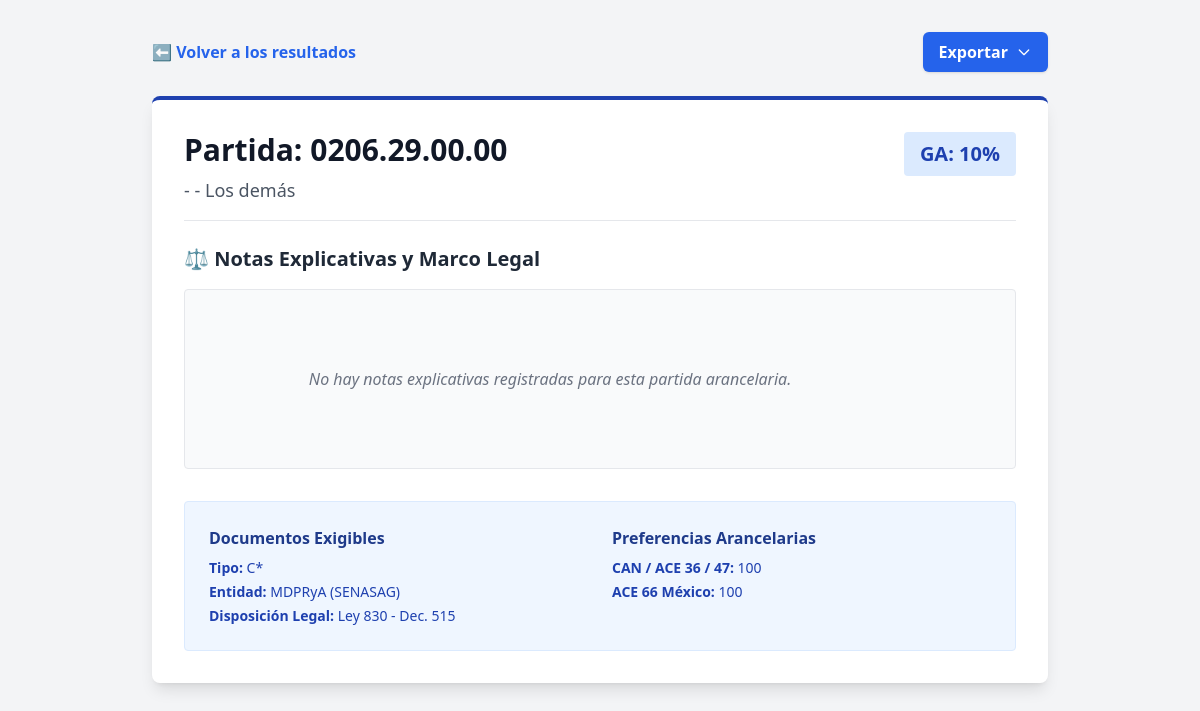
Screenshot of /arancel/99/ (signed in) with the database file from the repository.
### cuentas/models.py (models this page shows, shortened)
class Arancel(models.Model):
    codigo = models.CharField(max_length=20, unique=True, verbose_name="Código")
    descripcion = models.TextField(verbose_name="Descripción de la Mercancía")
    notas_explicativas = models.TextField(null=True, blank=True, verbose_name="Notas Explicativas y Legales")
    ga_porcentaje = models.IntegerField(null=True, blank=True, verbose_name="GA %")
    ice_iehd = models.CharField(max_length=50, null=True, blank=True, verbose_name="ICE - IEHD")
    unidad_medida = models.CharField(max_length=10, null=True, blank=True, verbose_name="Unidad de Medida")
    despacho_frontera = models.CharField(max_length=100, null=True, blank=True, verbose_name="Despacho en Frontera")
    doc_tipo = models.CharField(max_length=20, null=True, blank=True, verbose_name="Tipo de Doc")
    doc_entidad = models.CharField(max_length=100, null=True, blank=True, verbose_name="Entidad que emite")
    doc_disposicion = models.CharField(max_length=150, null=True, blank=True, verbose_name="Disp. Legal")
    pref_can_ace = models.CharField(max_length=20, null=True, blank=True, verbose_name="CAN/ACE36/ACE47/VEN")
    pref_ace22_chi = models.CharField(max_length=20, null=True, blank=True, verbose_name="ACE 22 Chi")
    pref_ace22_prot = models.CharField(max_length=20, null=True, blank=True, verbose_name="ACE 22 Prot")
    pref_ace66_mexico = models.CharField(max_length=20, null=True, blank=True, verbose_name="ACE 66 México")
    class Meta:
        verbose_name = "Arancel"
        verbose_name_plural = "Aranceles"

### cuentas/views.py (the view)
# urls.py: path('arancel/<int:arancel_id>/', views.detalle_arancel, name='detalle_arancel'),
@login_required
def detalle_arancel(request, arancel_id):
    arancel = get_object_or_404(Arancel, id=arancel_id)
    return render(request, 'detalle_arancel.html', {'arancel': arancel})

### templates/detalle_arancel.html (shortened to what this page needs)
<!DOCTYPE html>
<html lang="es">
<head>
    <script src="https://cdn.tailwindcss.com"></script>
</head>
<body class="bg-gray-100 min-h-screen p-8">
    <div class="max-w-4xl mx-auto">
        <div class="flex flex-wrap gap-4 items-center justify-between mb-6">
            <div class="flex gap-4 items-center">
                <a href="javascript:history.back()" class="text-blue-600 hover:text-blue-800 font-semibold flex items-center">
                    ⬅️ Volver a los resultados
                </a>
            </div>
            <div class="relative inline-block text-left">
                <button type="button" id="btn-exportar" class="bg-blue-600 text-white font-bold py-2 px-4 rounded-md shadow hover:bg-blue-700 focus:outline-none focus:ring-2 focus:ring-blue-500 focus:ring-offset-2 flex items-center transition-colors">
                    Exportar
                    <svg class="ml-2 h-4 w-4" fill="none" stroke="currentColor" viewBox="0 0 24 24">
                        <path stroke-linecap="round" stroke-linejoin="round" stroke-width="2" d="M19 9l-7 7-7-7"></path>
                    </svg>
                </button>
            </div>
        </div>
        <div class="bg-white p-8 rounded-lg shadow-lg border-t-4 border-blue-800">
            <div class="flex justify-between items-start border-b pb-4 mb-6">
                <div>
                    <h1 class="text-3xl font-bold text-gray-900">Partida: {{ arancel.codigo }}</h1>
                    <p class="text-lg text-gray-600 mt-2">{{ arancel.descripcion }}</p>
                </div>
                <div class="bg-blue-100 text-blue-800 px-4 py-2 rounded font-bold text-xl">
                    GA: {{ arancel.ga_porcentaje }}%
                </div>
            </div>
            <div class="mb-8">
                <h2 class="text-xl font-bold text-gray-800 mb-4 flex items-center">
                    ⚖️ Notas Explicativas y Marco Legal
                </h2>
                <div class="bg-gray-50 p-6 rounded border border-gray-200 text-gray-700 leading-relaxed whitespace-pre-wrap">
                    {% if arancel.notas_explicativas %}
                        {{ arancel.notas_explicativas }}
                    {% else %}
                        <em class="text-gray-500">No hay notas explicativas registradas para esta partida arancelaria.</em>
                    {% endif %}
                </div>
            </div>
            <div class="grid grid-cols-1 md:grid-cols-2 gap-6 bg-blue-50 p-6 rounded border border-blue-100">
                <div>
                    <h3 class="font-bold text-blue-900 mb-2">Documentos Exigibles</h3>
                    <ul class="text-blue-800 text-sm space-y-1">
                        <li><strong>Tipo:</strong> {{ arancel.doc_tipo|default:"Ninguno" }}</li>
                        <li><strong>Entidad:</strong> {{ arancel.doc_entidad|default:"-" }}</li>
                        <li><strong>Disposición Legal:</strong> {{ arancel.doc_disposicion|default:"-" }}</li>
                    </ul>
                </div>
                <div>
                    <h3 class="font-bold text-blue-900 mb-2">Preferencias Arancelarias</h3>
                    <ul class="text-blue-800 text-sm space-y-1">
                        <li><strong>CAN / ACE 36 / 47:</strong> {{ arancel.pref_can_ace|default:"-" }}</li>
                        <li><strong>ACE 66 México:</strong> {{ arancel.pref_ace66_mexico|default:"-" }}</li>
                    </ul>
                </div>
            </div>
        </div>
    </div>
</body>
</html>

### rows the page displays
Arancel: codigo "0206.29.00.00", descripcion "- - Los demás", ga_porcentaje "10", doc_tipo "C*", doc_entidad "MDPRyA (SENASAG)", doc_disposicion "Ley 830 - Dec. 515", pref_can_ace "100", pref_ace66_mexico "100"
